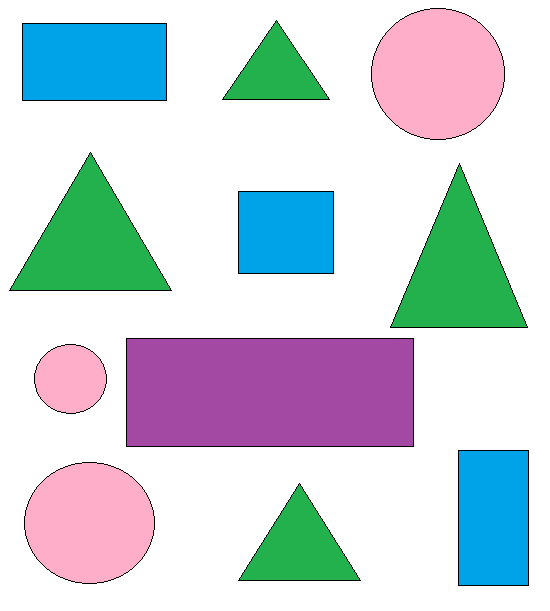
#> input picture Learn/Resources/shapes.png, 550 x 611 px, found by its file name
$ python shape_detection.py
#> lines starting #> are read from the running program, lines starting #| are printed output that depends on the picture; after the words box and inside, x2 and y2 are one past the last pixel; in counts of white or black regions, pixels touching at a corner belong together
import  cv2
import numpy as np

def stack_image(scale, images):
    rows = len(images)
    cols = len(images[0])
    rows_available = isinstance(images[0], list)
    width = images[0][0].shape[1]
    height = images[0][0].shape[0]
    if rows_available:
        for x in range(0, rows):
            for y in range(0, cols):
                if images[x][y].shape[:2] == images[0][0].shape[:2]:
                    images[x][y] = cv2.resize(images[x][y], (0, 0), None, scale, scale)
                else:
                    images[x][y] = cv2.resize(images[x][y], (images[0][0].shape[1], images[0][0].shape[0]),
                                                None, scale, scale)
                if len(images[x][y].shape) == 2: images[x][y] = cv2.cvtColor(images[x][y], cv2.COLOR_GRAY2BGR)
        image_blank = np.zeros((height, width, 3), np.uint8)
        hor = [image_blank] * rows
        hor_con = [image_blank] * rows
        for x in range(0, rows):
            hor[x] = np.hstack(images[x])
        ver = np.vstack(hor)
    else:
        for x in range(0, rows):
            if images[x].shape[:2] == images[0].shape[:2]:
                images[x] = cv2.resize(images[x], (0, 0), None, scale, scale)
            else:
                images[x] = cv2.resize(images[x], (images[0].shape[1], images[0].shape[0]), None, scale, scale)
            if len(images[x].shape) == 2: images[x] = cv2.cvtColor(images[x], cv2.COLOR_GRAY2BGR)
        hor = np.hstack(images)
        ver = hor
    return ver

def get_contours(image):
    contours, hierarchy = cv2.findContours(image, cv2.RETR_EXTERNAL, cv2.CHAIN_APPROX_NONE)

    for cnt in contours:
        area = cv2.contourArea(cnt)
        print(area)
        if 500 < area < 50000:  # filter by area
            cv2.drawContours(img_counter, [cnt], -1, (255, 0, 0), 2)
            peri = cv2.arcLength(cnt, True)
            approx = cv2.approxPolyDP(cnt, 0.02*peri, True)
            print(len(approx))

            obj_cor = len(approx)
            x,y,w,h = cv2.boundingRect(approx)

            if obj_cor == 3:
                object_type ="Triangle"
            elif obj_cor == 4:
                aspect_ratio = w/float(h)
                if 0.90 < aspect_ratio < 1.5:
                    object_type = "Square"
                else:
                    object_type = "Rectangle"
            elif obj_cor > 4 or obj_cor < 9:
                object_type = "Circle"
            else:object_type="None"

            cv2.rectangle(img_counter, (x,y), (x+w, y+h), (0,0,0), 2)
            cv2.putText(img_counter, object_type,
                        (x+(w//2)-10, y+(h//2)-10), cv2.FONT_HERSHEY_COMPLEX_SMALL, 0.9, (0,0,0), 1)


path = r"E:/Computer Vision/OpenCV/Learn/Resources/shapes.png"

img = cv2.imread(path)
#> img is the input picture: shape (611, 550, 3); mean B, G, R 219.8, 212.9, 201.3
img_blank = np.zeros_like(img)

img_grey = cv2.cvtColor(img, cv2.COLOR_BGR2GRAY)
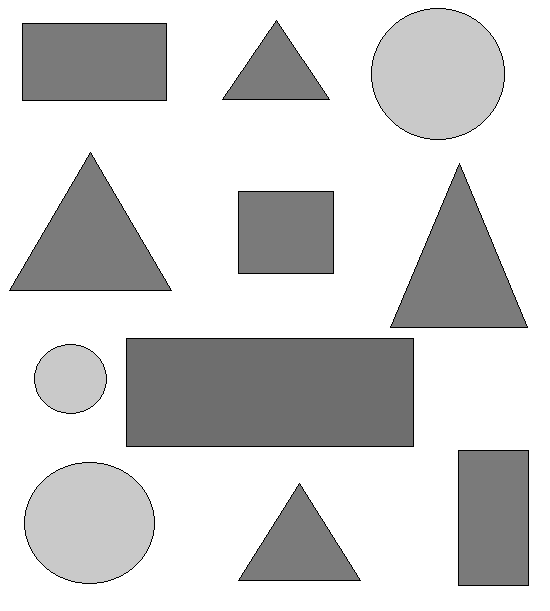
#> img_grey: shape (611, 550); min 0, max 255, mean 210.3
img_blur = cv2.GaussianBlur(img_grey, (7,7), 1)
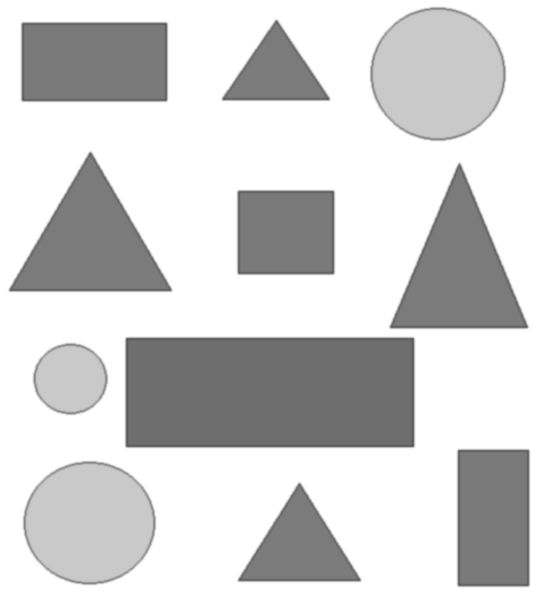
#> img_blur: shape (611, 550); min 83, max 255, mean 210.3
img_canny = cv2.Canny(img_blur, 150, 200)
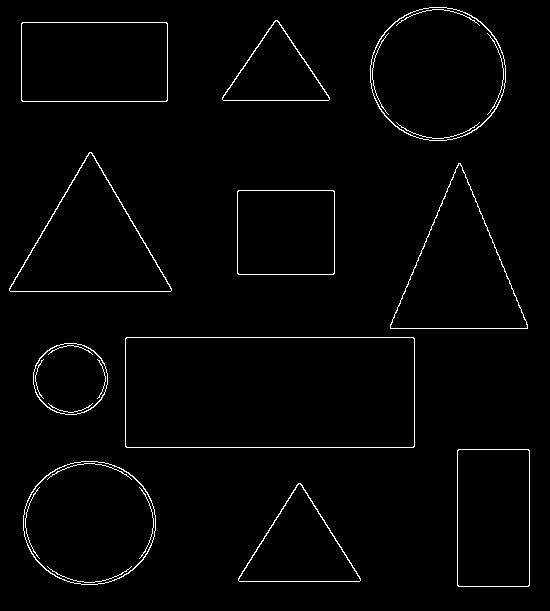
#> img_canny: shape (611, 550); 1.8% white in thin lines or dots, all inside (x1, y1, x2, y2) = (9, 7, 530, 587)


img_counter = img.copy()

get_contours(img_canny)
#> in get_contours, `contours, hierarchy = cv2.findContours(image, cv2.RETR_EXTERNAL, cv2.C..`: contours = 11 contours; largest, box (x1, y1, x2, y2) and area: (125, 337, 415, 448) 31788, (370, 7, 506, 141) 14206, (23, 461, 156, 585) 12842, (390, 163, 528, 329) 11696, (9, 152, 172, 292) 11657
#> the loop in get_contours, `for cnt in contours:` made 11 passes
#> (area, peri, approx, obj_cor, x, y, w, h) on passes 3, 5, 6, 9: (9862, 415.7, [[458, 449], [457, 585], [528, 586], [529, 450]], 4, 457, 449, 73, 138), (31788, 795.7, [[125, 338], [126, 447], [414, 446], [413, 337]], 4, 125, 337, 290, 111), (8146, 359.7, [[237, 191], [238, 274], [334, 273], [333, 190]], 4, 237, 190, 98, 85), (11532, 447.7, [[21, 23], [22, 101], [167, 100], [166, 22]], 4, 21, 22, 147, 80)
#> (area, peri, approx, obj_cor, x, y, w, h) on passes 1, 7, 8, 10: (6279, 368.5, [[238, 578], [360, 580], [300, 483]], 3, 238, 483, 123, 98), (11695.5, 524.9, [[458, 163], [390, 328], [527, 328]], 3, 390, 163, 138, 166), (11657, 507.1, [[9, 288], [171, 290], [91, 152]], 3, 9, 152, 163, 139), (4543.5, 311.3, [[222, 97], [329, 99], [277, 20]], 3, 222, 20, 108, 80)
#> (printed output is left out)
#> after the loop in get_contours, `for cnt in contours:`:
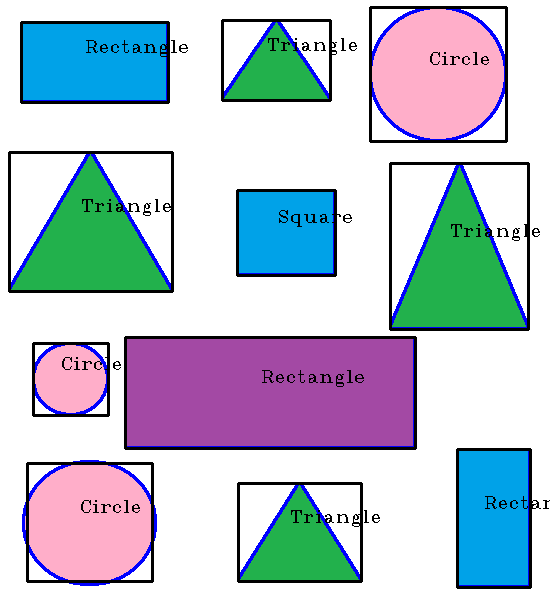
#> img_counter: shape (611, 550, 3); 7.45% of pixels changed, all inside (x1, y1, x2, y2) = (8, 6, 550, 589)

image_stack = stack_image(0.7, ([img, img_grey, img_blur], [img_canny, img_counter, img_blank]))
#> after the loop in stack_image, `for x in range(0, rows):`: hor = 2 items
#> in stack_image, `ver = np.vstack(hor)`:
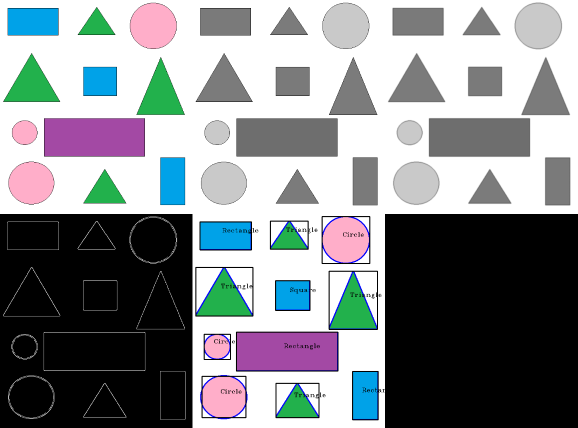
#> ver: shape (856, 1155, 3) (shown at 1/2 size); mean of channels 0, 1, 2 142.4, 139.1, 135.3; drawn as B, G, R

cv2.imshow("Output", image_stack)

cv2.waitKey(0)

$ run again, with Learn/Resources/cards.jpg saved as Learn/Resources/shapes.png
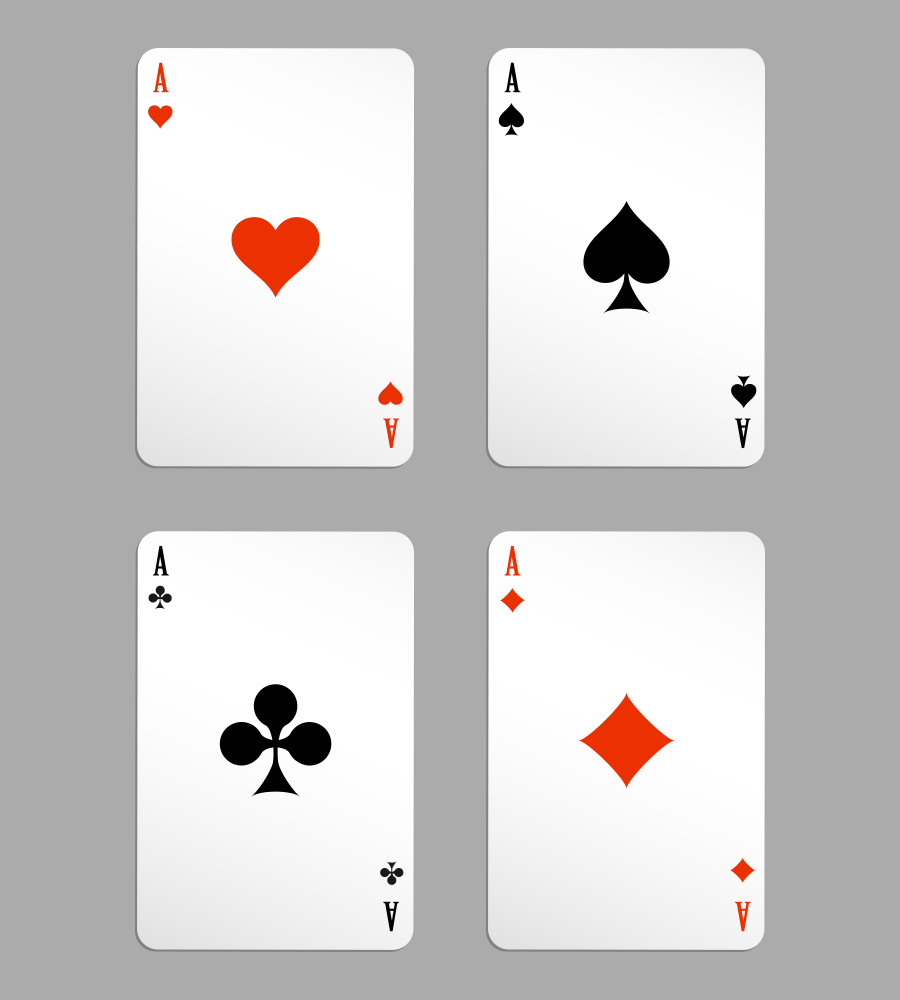
#> input picture Learn/Resources/cards.jpg, 4500 x 5000 px, found by its file name (shown at 1/5 size)
#> img is the input picture: shape (5000, 4500, 3); mean B, G, R 204.5, 205, 207.1
#> `img_canny = cv2.Canny(img_blur, 150, 200)`:
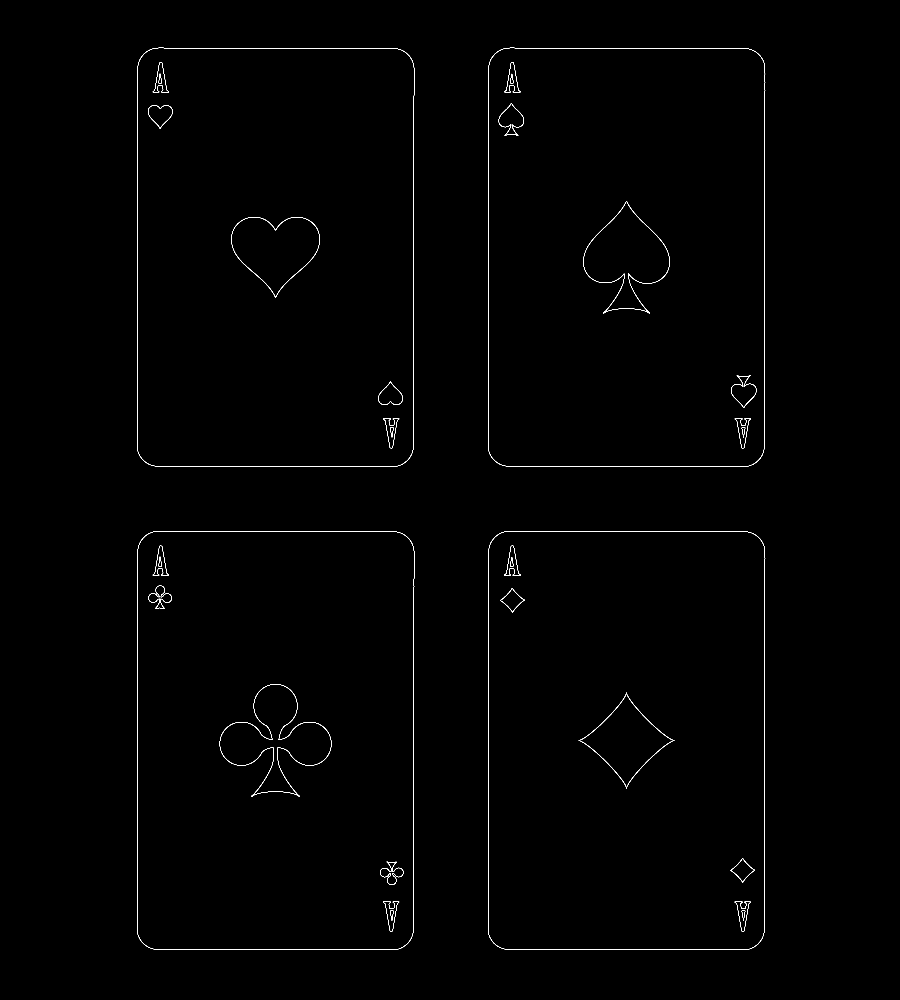
#> img_canny: shape (5000, 4500) (shown at 1/5 size); 0.21% white in thin lines or dots, all inside (x1, y1, x2, y2) = (685, 239, 3826, 4750)
#> contours = 4 contours; box (x1, y1, x2, y2) and area: (685, 239, 2071, 2334) 2880230, (685, 2656, 2071, 4750) 2880210, (2440, 239, 3826, 2334) 2880118, (2440, 2656, 3826, 4750) 2880089
#> the loop in get_contours, `for cnt in contours:` made 4 passes
#> area on passes 1 to 4: 2880089, 2880210, 2880118, 2880230.5
#> (printed output is left out)
#> after the loop in stack_image, `for x in range(0, rows):`: hor = 2 items
